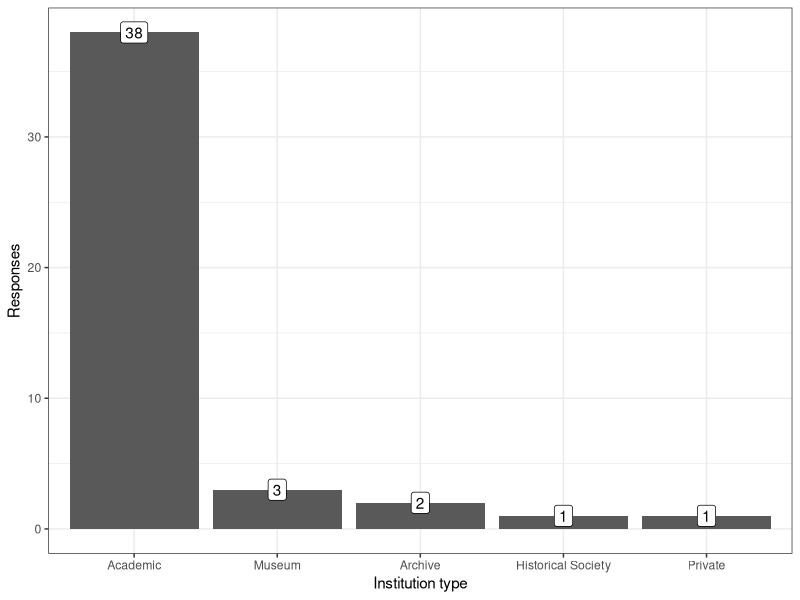
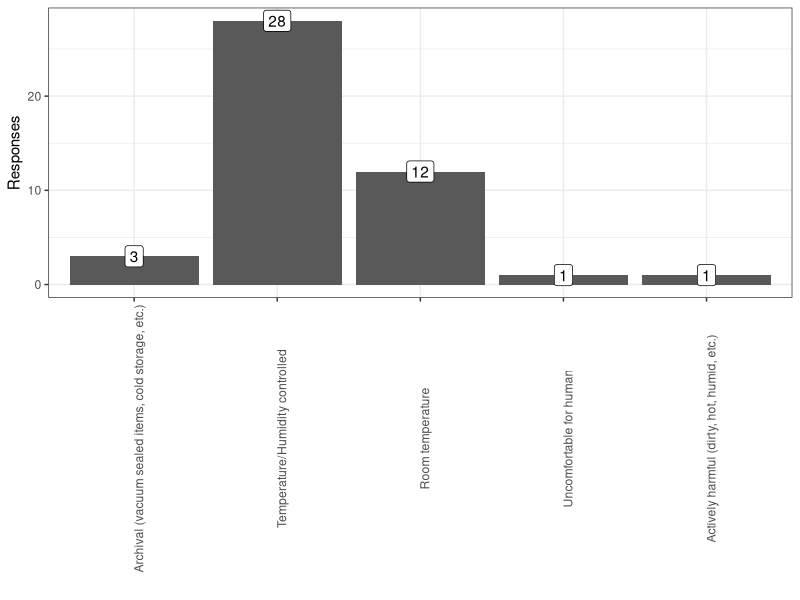
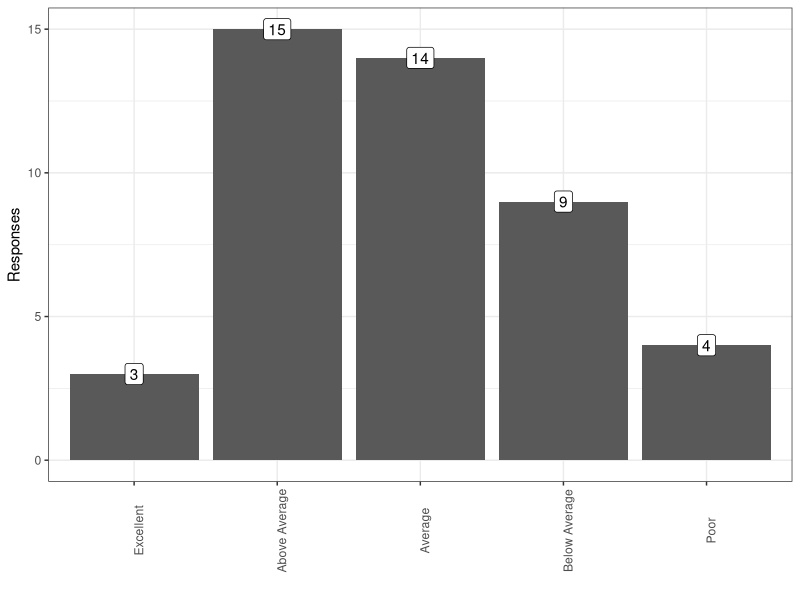
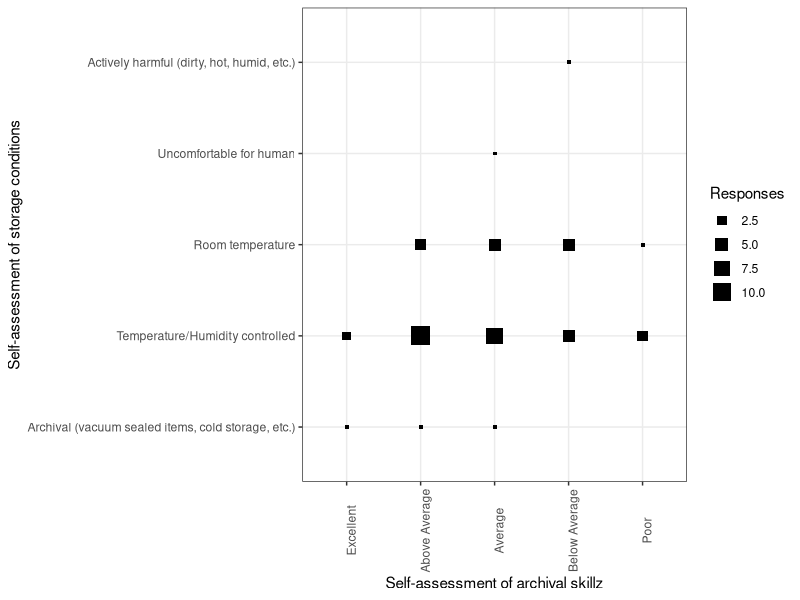
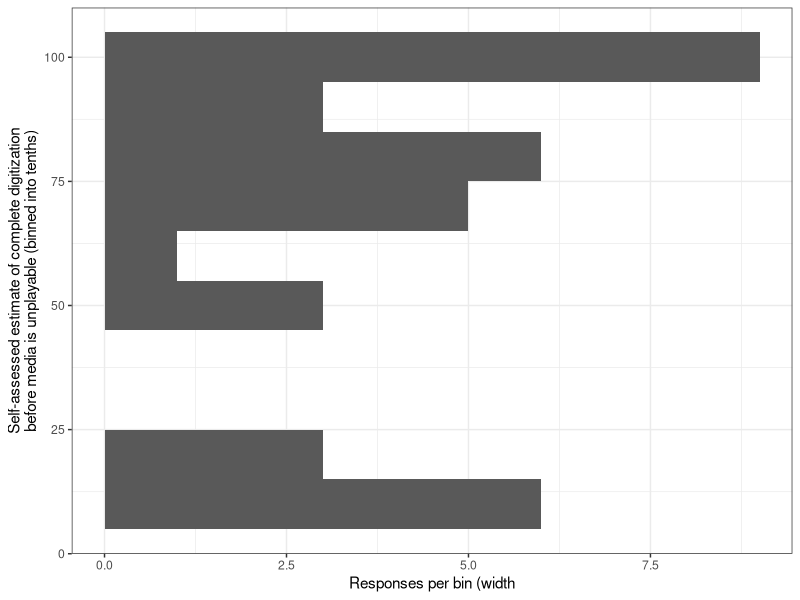
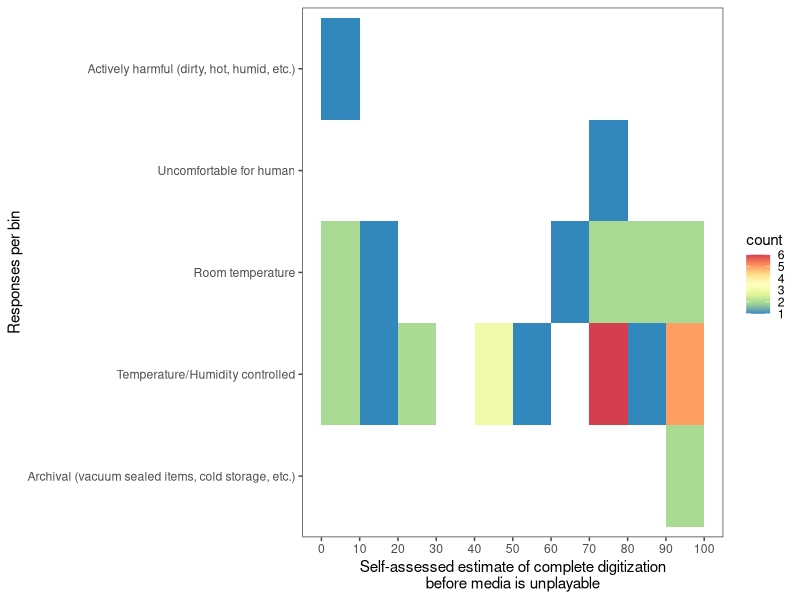
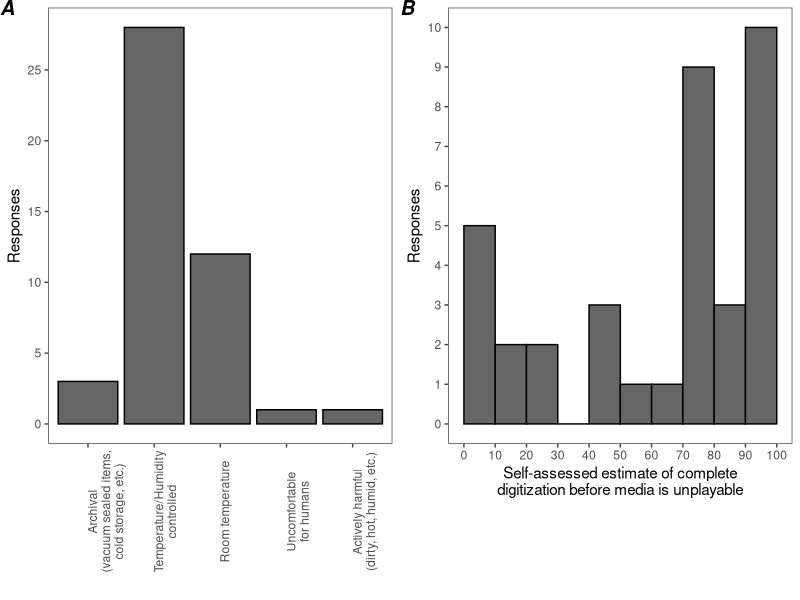
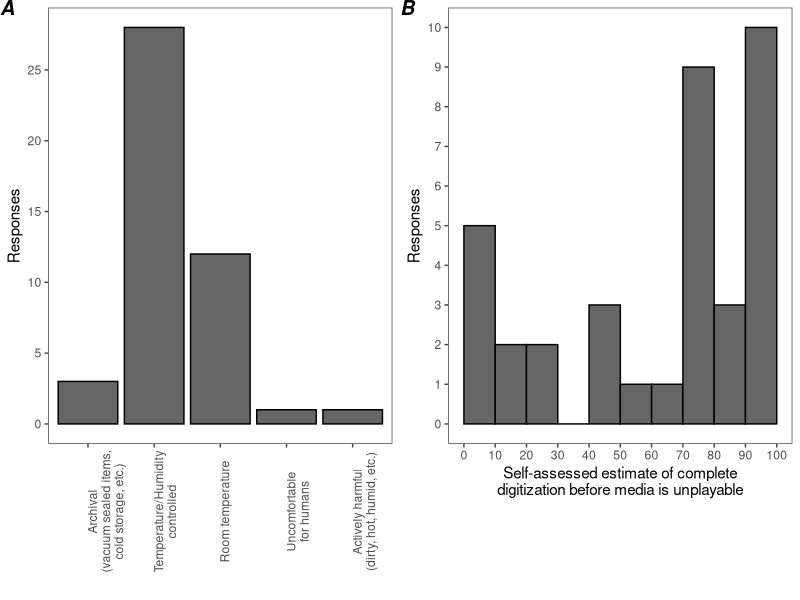

Reproduce these figures in R, in order. (Note: this script raises an error after producing the figures.)
## ---- chunk 1
knitr::opts_chunk$set(echo=F,message=F,error=T,warning=F)
## ---- chunk 2
library(tidyverse)
library(ggrepel)
library(egg)
library(ComplexHeatmap)
library(circlize)
## ---- chunk 3
raw_datar <- read_csv("survey_data_2019.csv" ,
    col_names=c(
        "Key","State","InstitutionType","TotalItems",
        "StorageConditions",
        "Unstructured_StorageHistory",
        "Unstructured_CompletionEstimate",
        "PercentDigitizedBeforeUnplayable",
        "PracticeSelfAssesment",
        "Percentage_Open Reel Video","Percentage_U-Matic","Percentage_Betamax",
        "Percentage_VHS & S-VHS","Percentage_Betacam & Betacam SP",
        "Percentage_Video 8 & Hi8","Percentage_D2","Percentage_D3",
        "Percentage_DVCAM","Percentage_MiniDV","Percentage_DVCPro",
        "Percentage_Digital 8","Percentage_Open Reel Audio",
        "Percentage_Compact Cassette","Percentage_Microcassette",
        "Percentage_DAT","Percentage_DTRS","Percentage_F-1","Percentage_DCC",
        "Percentage_8-Track","Percentage_Other"),
    skip=1
    ) %>%
    mutate(PercentDigitizedBeforeUnplayable=sub("%","",
            PercentDigitizedBeforeUnplayable)
        )
all_responses <- raw_datar

risk_factors <- read_tsv("risk_assesment.tsv") %>%
    mutate(Risk=factor(Risk,
            levels=c("Low","Moderate","High","Very High","Extremely High")
        )   ) 

tdatar <- all_responses %>%
    gather(Format,Percentage,starts_with("Percentage_")) %>%
    mutate(Percentage=as.numeric(sub("%","",Percentage))) %>%
    mutate(EstItemCount=TotalItems*Percentage/100) %>%
    mutate(FormatName=sub("Percentage_","",Format)) %>% 
    left_join(risk_factors%>%rename(FormatName=Format),by="FormatName")

## ---- chunk 4
all_responses %>%
    {
    ggplot(.)+theme_bw()+
    aes(x=InstitutionType)+
    geom_bar()+
    scale_x_discrete(limits=names(sort(table(.$InstitutionType),decreasing=T)))+
    geom_label(aes(label=..count..,y=..count..),stat="count")+
    xlab("Institution type")+
    ylab("Responses")
    }
## ---- chunk 5
all_responses %>%
    filter(!is.na(StorageConditions)) %>%
    {
    ggplot(.)+theme_bw()+
    aes(x=StorageConditions)+
    geom_bar()+
    scale_x_discrete(limits=c(
            "Archival (vacuum sealed items, cold storage, etc.)",
            "Temperature/Humidity controlled",
            "Room temperature",
            "Uncomfortable for human",
            "Actively harmful (dirty, hot, humid, etc.)"
            )
        )+
    geom_label(aes(label=..count..,y=..count..),stat="count")+
    theme(axis.text.x=element_text(angle=90))+
    xlab("")+
    ylab("Responses")
    }
## ---- chunk 6
all_responses %>%
    filter(!is.na(PracticeSelfAssesment)) %>%
    {
    ggplot(.)+theme_bw()+
    aes(x=PracticeSelfAssesment)+
    geom_bar()+
    scale_x_discrete(limits=c(
            "Excellent",
            "Above Average",
            "Average",
            "Below Average",
            "Poor"
            )
        )+
    geom_label(aes(label=..count..,y=..count..),stat="count")+
    theme(axis.text.x=element_text(angle=90))+
    xlab("")+
    ylab("Responses")
    }
## ---- chunk 7
all_responses %>%
    filter(!is.na(PracticeSelfAssesment)) %>%
    filter(!is.na(StorageConditions)) %>%
    {
    ggplot(.)+theme_bw()+
    aes(x=PracticeSelfAssesment,y=StorageConditions)+
    stat_bin2d(geom="point",aes(size=..count..),shape=15)+
    guides(fill=F)+
    scale_x_discrete(limits=c(
            "Excellent",
            "Above Average",
            "Average",
            "Below Average",
            "Poor"
            )
        )+
    scale_y_discrete(limits=c(
            "Archival (vacuum sealed items, cold storage, etc.)",
            "Temperature/Humidity controlled",
            "Room temperature",
            "Uncomfortable for human",
            "Actively harmful (dirty, hot, humid, etc.)"
            )
        )+
    scale_size("Responses")+
    theme(axis.text.x=element_text(angle=90))+
    xlab("Self-assessment of archival skillz")+
    ylab("Self-assessment of storage conditions")
    }
## ---- chunk 8
all_responses %>%
    filter(!is.na(PercentDigitizedBeforeUnplayable)) %>%
    {
    ggplot(.)+theme_bw()+
    aes(x=as.numeric(PercentDigitizedBeforeUnplayable))+
    stat_bin(binwidth=10,geom="bar")+
    xlab("Self-assessed estimate of complete digitization\nbefore media is unplayable (binned into tenths)")+
    ylab("Responses per bin (width")+
    coord_flip()
    }
## ---- chunk 9
g_storage_vs_complete <- all_responses %>%
    filter(!is.na(StorageConditions)) %>%
    filter(!is.na(PercentDigitizedBeforeUnplayable)) %>%
    {
    ggplot(.)+
    theme_article()+scale_fill_distiller(palette="Spectral")+
    aes(x=as.numeric(PercentDigitizedBeforeUnplayable),y=StorageConditions)+
    scale_y_discrete(limits=c(
            "Archival (vacuum sealed items, cold storage, etc.)",
            "Temperature/Humidity controlled",
            "Room temperature",
            "Uncomfortable for human",
            "Actively harmful (dirty, hot, humid, etc.)"
            )
        )+
    stat_bin2d(binwidth=c(10,1))+
    xlab("Self-assessed estimate of complete digitization\nbefore media is unplayable")+
    ylab("Responses per bin")+
    scale_x_continuous(breaks=seq(0,100,10))
    }
g_storage_vs_complete

g_storage <- all_responses %>%
    filter(!is.na(StorageConditions)) %>%
    {
    ggplot(.)+theme_article()+
    aes(x=StorageConditions)+
    scale_x_discrete(limits=c(
            "Archival (vacuum sealed items, cold storage, etc.)",
            "Temperature/Humidity controlled",
            "Room temperature",
            "Uncomfortable for human",
            "Actively harmful (dirty, hot, humid, etc.)"
            ),
            labels=c(
            "Archival\n(vacuum sealed items,\ncold storage, etc.)",
            "Temperature/Humidity\ncontrolled",
            "Room temperature",
            "Uncomfortable\nfor humans",
            "Actively harmful\n(dirty, hot, humid, etc.)"
            )
        )+
    geom_bar(fill="grey40",color="black")+
    #geom_label(aes(label=..count..,y=..count..),stat="count")+
    scale_y_continuous(breaks=seq(0,40,5))+
    theme(axis.text.x=element_text(angle=90))+
    xlab("")+
    ylab("Responses")
    }
g_complete <- all_responses %>%
    filter(!is.na(PercentDigitizedBeforeUnplayable)) %>%
    {
    ggplot(.)+theme_article()+
    aes(x=as.numeric(PercentDigitizedBeforeUnplayable))+
    stat_bin(binwidth=10,center=5,geom="bar",fill="grey40",color="black")+
    xlab("Self-assessed estimate of complete\ndigitization before media is unplayable")+
    ylab("Responses")+
    scale_x_continuous(breaks=seq(0,100,10))+
    scale_y_continuous(breaks=seq(0,10,1))
    }
g_both <- ggarrange(g_storage,g_complete,nrow=1,labels=c("A","B"))
g_both

ggsave("storageConditions_and_completionEstimate.svg",g_both,width=6,height=4)
ggsave("storageConditions_and_completionEstimate.png",g_both,width=6,height=4)
## ---- chunk 10
g <- tdatar %>% 
    group_by(FormatName,Risk) %>%
    summarize(EstTotal=sum(EstItemCount,na.rm=T)) %>%
    filter(!is.na(Risk)) %>%
    filter(EstTotal>0) %>%
    ggplot()+
    theme_bw()+
    aes(x=Risk,y=EstTotal,label=FormatName)+
    geom_text_repel(box.padding=1,segment.color="grey60")+
    theme(axis.text.x=element_text(angle=90))+
    ylab("Total estimated items, across survey")+
    xlab("Risk Estimate")
g

g+geom_dotplot(binaxis="y",stackdir="center",binwidth=3e3)

g+geom_dotplot(binaxis="y",stackdir="center",binwidth=0.05)+
    scale_y_log10(labels=function(x){formatC(x,big.mark=",",format="d")},
        breaks=c(500+0.5,1e3,2e3,5e3+0.5,1e4,2e4,5e4+1,1e5,2e5))

ggsave("risk_and_totals_log.png",g+
    geom_dotplot(binaxis="y",stackdir="center",binwidth=0.05)+
    scale_y_log10(labels=function(x){formatC(x,big.mark=",",format="d")},
        breaks=c(500+0.5,1e3,2e3,5e3+0.5,1e4,2e4,5e4+1,1e5,2e5)),
    width=6,height=6)
ggsave("risk_and_totals_log.svg",g+
    geom_dotplot(binaxis="y",stackdir="center",binwidth=0.05)+
    scale_y_log10(labels=function(x){formatC(x,big.mark=",",format="d")},
        breaks=c(500+0.5,1e3,2e3,5e3+0.5,1e4,2e4,5e4+1,1e5,2e5)),
    width=6,height=6)

ggsave("risk_and_totals.png", g+
    scale_y_continuous(labels=function(x){formatC(x,big.mark=",",format="d")},
        breaks=seq(0,2e5,2e4),limits=c(-2e4,NA))+
        geom_dotplot(binaxis="y",stackdir="center",binwidth=3e3),
    width=6,height=6)
ggsave("risk_and_totals.svg", g+
    scale_y_continuous(labels=function(x){formatC(x,big.mark=",",format="d")},
        breaks=seq(0,2e5,2e4),limits=c(-2e4,NA))+
        geom_dotplot(binaxis="y",stackdir="center",binwidth=3e3) ,
    width=6,height=6)

## ---- chunk 11

g <- tdatar %>% 
    {
    ggplot(.)+
    theme_bw()+
    aes(x=FormatName,y=EstItemCount)+
    geom_boxplot(outlier.alpha=0,color="grey50")+
    geom_dotplot(binaxis="y",stackdir="center",dotsize=1.0,alpha=1.0,binwidth=0.05)+
    scale_y_log10(labels=function(x){formatC(x,big.mark=",",format="d")})+
    scale_x_discrete(
        limits=group_by(.,FormatName)%>%
            summarize(z=sum(EstItemCount,na.rm=T))%>%
            arrange(-z)%>%pull(FormatName)
        )+
    theme(axis.text.x=element_text(angle=90))+
    ylab("Each respondent's estimated items per format")+
    xlab("")
    }
g
ggsave("items_per_respondent.png",g,width=8,height=6)
ggsave("items_per_respondent.svg",g,width=8,height=6)

## ---- chunk 12
library(gplots)

heatmap_datar_counts <- tdatar %>% 
    filter(EstItemCount>0) %>%
    select(Key,State,InstitutionType,TotalItems,
        PercentDigitizedBeforeUnplayable,FormatName,EstItemCount) %>%
    spread(FormatName,EstItemCount,fill=0) %>%
    arrange(-as.numeric(PercentDigitizedBeforeUnplayable))
heatmap_datar_counts%>%pull(PercentDigitizedBeforeUnplayable)

counts_matrix <- as.matrix(log10(heatmap_datar_counts[,-c(1,2,3,4,5)]+1))

#risk_palette <- 
#    rev(colorRampPalette(brewer.pal(n=9,name="Spectral"))(
#        length(levels(risk_factors$Risk))
#    ))[
#        tibble(Format=colnames(heatmap_datar_counts)[
#                6:ncol(heatmap_datar_counts)]
#            )%>%    
#            left_join(risk_factors,by="Format")%>%pull(Risk)
#        ] 

# Thanks colorbrewer2 website!
colorz <- setNames(c('#ffffb2','#fecc5c','#fd8d3c','#f03b20','#bd0026'),
        levels(risk_factors$Risk))
risk_palette <- colorz[
        tibble(Format=colnames(heatmap_datar_counts)[
                6:ncol(heatmap_datar_counts)]
            )%>%    
            left_join(risk_factors,by="Format")%>%pull(Risk)
        ] 
k <- data.frame(fill=colorz[levels(risk_factors$Risk)],y=levels(risk_factors$Risk)) %>%
    ggplot()+theme_classic()+
    aes(fill=y,x=1,y=y)+
    scale_fill_manual("Risk",values=colorz)+
    scale_y_discrete(limits=levels(risk_factors$Risk))+
    guides(fill=F)+
    geom_tile()+
    theme(axis.text.x=element_blank(),axis.ticks=element_blank(),
        axis.line=element_blank())+
    ylab("")+xlab("")
k
ggsave("heatmap_key.png",k,width=3,height=2)

tickfunc <- function() {
            breaks <- 10^seq(1,5,0.1)
            which_ones <- c(11,21,31,41)
            return(list(
                at=parent.frame()$scale01(log10(breaks[which_ones])),
                labels=formatC(breaks[which_ones],big.mark=",",format="d")
                ))
           }


svg("magnetic_heatmap_ordered_by_chance_completion_at_top.svg",width=8,height=8)
heatmap.2(counts_matrix,
    key.xlab="Estimated Items",
    col=colorRampPalette(brewer.pal(n=9,name="PuBuGn"))(100),
    ColSideColors=risk_palette,
    margins=c(08,2),
    labRow="",
    srtCol=45,
    density.info="none",
    trace="none",
    dendrogram="col",
    Rowv=F,
    reorderfun=function(d, w) rev(reorder(d, w, agglo.FUN = mean)),
    ylab="Respondent, ordered by estimated completion",
    key.xtickfun=tickfunc
    )
dev.off()

svg("magnetic_heatmap_clustered_rows.svg",width=8,height=8)
heatmap.2(counts_matrix,
    key.xlab="Estimated Items",
    col=colorRampPalette(brewer.pal(n=9,name="PuBuGn"))(100),
    ColSideColors=risk_palette,
    margins=c(08,2),
    labRow="",
    srtCol=45,
    density.info="none",
    trace="none",
    dendrogram="both",
    reorderfun=function(d, w) rev(reorder(d, w, agglo.FUN = mean)),
    ylab="Respondent",
    key.xtickfun=tickfunc
    )
dev.off()


library(RColorBrewer)


## ---- chunk 13
library(seriation)

seriation_of_matrix <- seriate(as.matrix(log10(heatmap_datar_counts[,-c(1,2,3,4)]+1)))
#, method = "BEA_TSP")

heatmap_datar_counts <- tdatar %>% 
    filter(EstItemCount>0) %>%
    select(Key,State,InstitutionType,TotalItems,FormatName,EstItemCount) %>%
    spread(FormatName,EstItemCount,fill=0)

counts_valz <- log10(unlist(heatmap_datar_counts[,-c(1,2,3,4)])+1)

col_ann <- risk_factors %>% rename(FormatName=Format) %>% as.data.frame()
rownames(col_ann) <- col_ann[[1]]
col_ann <- col_ann %>% select(-FormatName) %>% rename(`Format Risk`=Risk)

risk_annotation <- HeatmapAnnotation(
    `Format Risk`=col_ann$`Format Risk`,
    col=list(`Format Risk`=c(
            `Extremely High`="#7b3294",`Very High`="#c2a5cf",
            `High`="#a6dba0",`Moderate`="#008837"
    )   )   )
the_heatmap <- Heatmap(
    log10(heatmap_datar_counts[,-c(1,2,3,4)]+1),
    top_annotation=risk_annotation,
    col=colorRamp2(
        c(min(counts_valz),median(counts_valz),max(counts_valz)),
        c("#ffffff", "#fefefe", "#000000")
        ),
    heatmap_legend_param = list(
        title="Item counts", 
        at=log10(c(10+1,1000+1,1e4+1,5e4+1)),
        labels=c(10,1000,1e4,5e4),
        legend_height = unit(6, "cm"),
        heatmap_legend_side="bottom"
        ),
    row_order=get_order(seriation_of_matrix,1),
    column_order=get_order(seriation_of_matrix,2)
    )
ht_list <- the_heatmap 
g <- draw(ht_list, heatmap_legend_side = "right", annotation_legend_side = "right")
## ---- chunk 14
heatmap_datar_frac <- tdatar %>% 
    filter(EstItemCount>0) %>%
    select(Key,State,InstitutionType,TotalItems,FormatName,Percentage) %>%
    mutate(Fraction=Percentage/100)%>%
    select(-Percentage) %>%
    spread(FormatName,Fraction,fill=0)

#TotalItems,StorageConditions,PercentDigitizedBeforeUnplayable,PracticeSelfAssessment,

frac_valz <- unlist(heatmap_datar_frac[,-c(1,2,3,4)])

col_ann <- risk_factors %>% rename(FormatName=Format) %>% as.data.frame()
rownames(col_ann) <- col_ann[[1]]
col_ann <- col_ann %>% select(-FormatName) %>% rename(`Format Risk`=Risk)

risk_annotation <- HeatmapAnnotation(
    `Format Risk`=col_ann$`Format Risk`,
    col=list(
        `Format Risk`=c(
            `Extremely High`="#7b3294",`Very High`="#c2a5cf",
            `High`="#a6dba0",`Moderate`="#008837"
            )
    )   )
the_heatmap <- Heatmap(
    log10(heatmap_datar_frac[,-c(1,2,3,4)]+.001),
    top_annotation=risk_annotation,
    col=colorRamp2(
        log10(c(min(frac_valz),median(frac_valz),max(frac_valz))+.001),
        c("#ffffff", "#fefefe", "#000000")
        ),
    heatmap_legend_param = list(
        title="Fraction of\ncollection", 
        at=log10(c(0,0.05,0.1,0.30)+0.001),
        labels=c("1%","5%","10%","30%"),
        legend_height = unit(6, "cm"),
        heatmap_legend_side="bottom"
        )
    )
ht_list <- the_heatmap 
g <- draw(ht_list, heatmap_legend_side = "right", annotation_legend_side = "right")



## ---- chunk 15
pca_datar <- tdatar %>% select(Key,TotalItems,FormatName,EstItemCount) %>%
    spread(FormatName,EstItemCount,fill=0)

matrix_by_inst <- as.matrix(pca_datar[,-c(1,2)])
rownames(matrix_by_inst) <- pca_datar[,1][[1]]
cluster_inst <- hclust(dist(scale(matrix_by_inst))) 
matrix_by_media <- t(as.matrix(pca_datar[,-c(1,2)]))
cluster_media <- hclust(dist(scale(matrix_by_media)))
## ---- chunk 16
pca_media <- prcomp(t(matrix_by_media[apply(matrix_by_media,1,sum)>0,]),center=T,scale=T)

media_pca_plot <- pca_media$rotation %>% 
    {bind_cols(tibble(Format=rownames(.)),as.tibble(.))} %>%
    select(Format,PC1,PC2,PC3,PC4,PC5,PC6) %>% 
    ggplot()+theme_bw()+
    aes(label=Format)+
    geom_point()+
    geom_label_repel()
media_pca_plot + aes(x=PC1,y=PC2)
## ---- chunk 17
media_pca_plot + aes(x=PC3,y=PC4)
## ---- chunk 18
pca_inst <- prcomp(t(matrix_by_inst[apply(matrix_by_inst,1,sum)>0,] ),center=T,scale=T)
percent_varz <- signif(pca_inst$sdev / sum(pca_inst$sdev) * 100,3)

filtered_mbi <- matrix_by_inst[apply(matrix_by_inst,1,sum)>0,]

pdatar <- pca_inst$rotation %>% 
    {bind_cols(tibble(Key=rownames(.)),as.tibble(.))} %>%
    select(Key,PC1,PC2,PC3,PC4,PC5,PC6) %>% 
    left_join(all_responses%>%mutate(Key=as.character(Key)),by="Key") 

inst_pca_plot <- pdatar %>%
    ggplot()+theme_bw()+
    aes(label=Key)+
    geom_point()+
    geom_label_repel()
pc12 <- inst_pca_plot+aes(x=PC1,y=PC2)+
    xlab(paste0("PC1 ",percent_varz[1],"% variance"))+
    ylab(paste0("PC2 ",percent_varz[2],"% variance"))
pc34 <- inst_pca_plot + aes(x=PC3,y=PC4)+
    xlab(paste0("PC3 ",percent_varz[3],"% variance"))+
    ylab(paste0("PC4 ",percent_varz[4],"% variance"))
pc56 <- inst_pca_plot + aes(x=PC5,y=PC6)+
    xlab(paste0("PC5 ",percent_varz[5],"% variance"))+
    ylab(paste0("PC6 ",percent_varz[6],"% variance"))

pc12+aes(fill=InstitutionType)
pc34+aes(fill=InstitutionType)
pc56+aes(fill=InstitutionType)
## ---- chunk 19
z <- apply(pca_inst$rotation[,1:6],2,
    function(x){
       lapply(apply(filtered_mbi,2,cor.test,x,method="pearson"),
            function(y){
                data.frame(pval=y$p.value,est=y$estimate)
            })
    })
rez <- data.frame(PC=NA,Format=NA,pval=NA,est=NA)
for (i in names(z)) {
    for (j in names(z[i][[1]])) {
        rez <- rbind(rez,cbind(data.frame(PC=i,Format=j),z[i][[1]][j][[1]]))
    }
}
rez <- rez[-1,]
# god that's ugly, I forgot how to do a for loop for a bit there
ggplot(rez)+theme_bw()+
    aes(label=Format,x=-log10(pval),y=est)+
    facet_wrap(~PC)+
    geom_point()+
    geom_label_repel(data=subset(rez,pval<0.05))
## ---- chunk 20
pc14 <- inst_pca_plot+aes(x=PC1,y=PC4,fill=as.numeric(sub("%","",Percentage_Other)))+
    xlab(paste0("PC1 ",percent_varz[1],"% variance"))+
    ylab(paste0("PC4 ",percent_varz[4],"% variance"))+
    scale_fill_distiller("Other",palette="Spectral",na.value="lightblue")
pc14

pc23 <- inst_pca_plot + aes(x=PC2,y=PC3)+
    xlab(paste0("PC2 ",percent_varz[2],"% variance"))+
    ylab(paste0("PC3 ",percent_varz[3],"% variance"))

pc23+aes(fill=as.numeric(sub("%","",`Percentage_Other`)))+
    scale_fill_distiller("Other",palette="Spectral",na.value="lightblue")

pc23+aes(fill=0+
        as.numeric(sub("%","",`Percentage_U-Matic`))+
        as.numeric(sub("%","",`Percentage_Betacam & Betacam SP`))
        )+
    scale_fill_distiller("Umatic or Betacam",palette="Spectral",na.value="lightblue")

## ---- chunk 21
z <- apply(pca_inst$rotation[,1:6],2,
    function(x){
       lapply(apply(filtered_mbi,2,cor.test,x,method="spearman"),
            function(y){
                data.frame(pval=y$p.value,est=y$estimate)
            })
    })
rez <- data.frame(PC=NA,Format=NA,pval=NA,est=NA)
for (i in names(z)) {
    for (j in names(z[i][[1]])) {
        rez <- rbind(rez,cbind(data.frame(PC=i,Format=j),z[i][[1]][j][[1]]))
    }
}
rez <- rez[-1,]
# god that's ugly, I forgot how to do a for loop for a bit there
ggplot(rez)+theme_bw()+
    aes(label=Format,x=-log10(pval),y=est)+
    facet_wrap(~PC)+
    geom_point()+
    geom_label_repel(data=subset(rez,pval<0.05))
